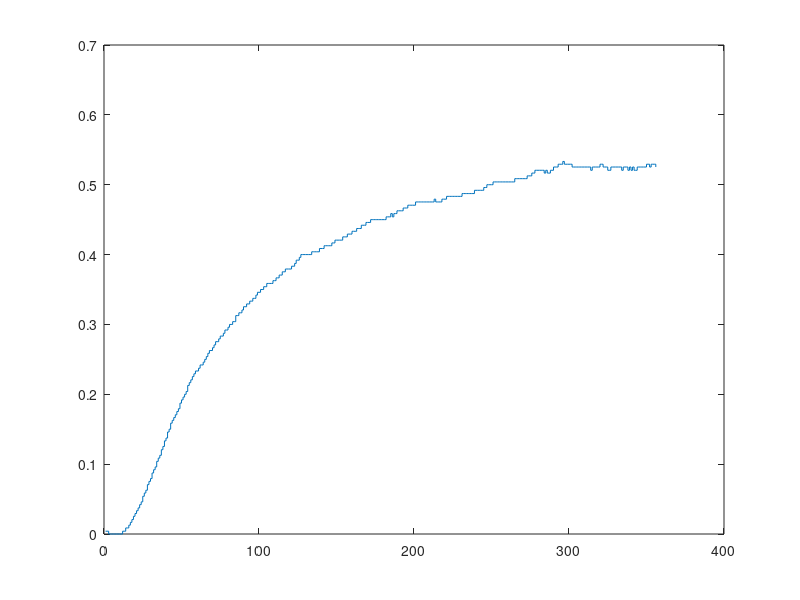

Recreate this plot in MATLAB.
old_s = load("step_response_u50.mat").step_response;
ypp = 34.12;
upp = 25;
uk = 40;


du = uk - upp;
Ypp = ypp * ones(size(old_s));

s = (old_s - Ypp) / du;

stairs(s);
